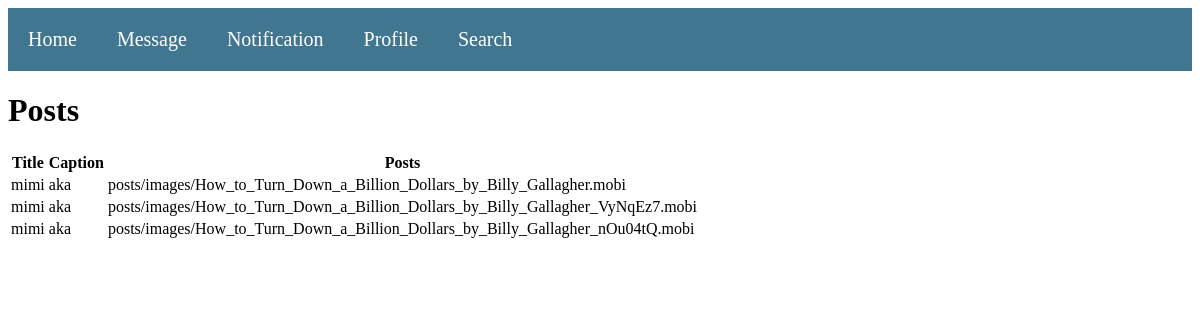
Page /post/ on the committed database.
### app1/models.py (models this page shows, shortened)
class Post(models.Model):
    title=models.CharField(max_length=100)
    caption=models.TextField()
    posts=models.FileField(upload_to='posts/images')

### app1/views.py (the view)
# urls.py: path('post/',views.post_list,name='app1-post_list'),
def post_list(request):
    context = {
        'posts':Post.objects.all()
    }
    return render(request, 'app1/post_list.html',context)

### app1/templates/app1/post_list.html
{% extends 'app1/base.html' %} {% block content %}
<h1>Posts</h1>
<table class="table">
	<thead>
		<tr>
			<th>Title</th>
			<th>Caption</th>
			<th>Posts</th>
		</tr>
	</thead>
	<tbody>
		{% for post in posts %}
		<tr>
			<td>{{post.title}}</td>
			<td>{{post.caption}}</td>
			<td>{{post.posts}}</td>
		</tr>
		{% endfor %}
	</tbody>
</table>
{% endblock content %}

### app1/templates/app1/base.html (shortened to what this page needs)
{% load static %}
<!DOCTYPE html>
<html lang="en">
	<head>
		<link rel="stylesheet" href="{% static 'app1/main.css' %}" />
	</head>
	<body>
		<nav class="topnav">
			<a href="{% url 'app1-home' %}">Home</a>
			<a href="{% url 'app1-message' %}">Message</a>
			<a href="{% url 'app1-notification' %}">Notification</a>
			<a href="{% url 'app1-profile' %}">Profile</a>
			<a href="{% url 'app1-search' %}">Search</a>
		</nav>
		{% block content %} {% endblock content %}
	</body>
</html>

### app1/static/app1/main.css (style rules this page uses)
.topnav { background-color: #417690; overflow: hidden; }
.topnav a { float: left; color: #fff; text-align: center; padding: 20px; text-decoration: none; font-size: 20px; }

### rows in the picture
Post: title "mimi", caption "aka", posts "posts/images/How_to_Turn_Down_a_Billion_Dollars_by_Billy_Gallagher.mobi"
Post: title "mimi", caption "aka", posts "posts/images/How_to_Turn_Down_a_Billion_Dollars_by_Billy_Gallagher_VyNqEz7.mobi"
Post: title "mimi", caption "aka", posts "posts/images/How_to_Turn_Down_a_Billion_Dollars_by_Billy_Gallagher_nOu04tQ.mobi"
